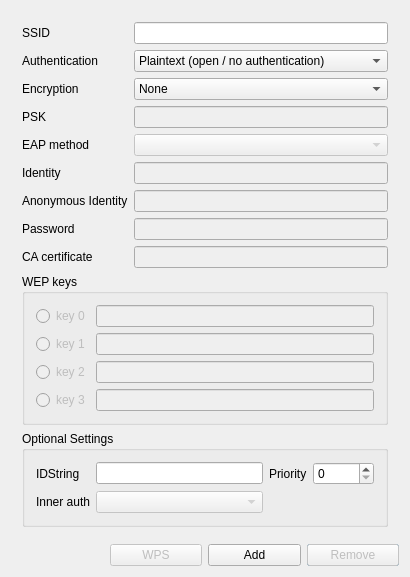
<ui version="4.0" >
 <class>NetworkConfig</class>
 <widget class="QDialog" name="NetworkConfig" >
  <property name="geometry" >
   <rect>
    <x>0</x>
    <y>0</y>
    <width>410</width>
    <height>534</height>
   </rect>
  </property>
  <property name="windowTitle" >
   <string>NetworkConfig</string>
  </property>
  <layout class="QGridLayout" >
   <item row="1" column="3" >
    <widget class="QPushButton" name="cancelButton" >
     <property name="text" >
      <string>Cancel</string>
     </property>
    </widget>
   </item>
   <item row="0" column="0" colspan="4" >
    <widget class="QFrame" name="frame9" >
     <property name="frameShape" >
      <enum>QFrame::NoFrame</enum>
     </property>
     <property name="frameShadow" >
      <enum>QFrame::Plain</enum>
     </property>
     <layout class="QGridLayout" >
      <item row="0" column="0" >
       <widget class="QLabel" name="ssidLabel" >
        <property name="text" >
         <string>SSID</string>
        </property>
       </widget>
      </item>
      <item row="0" column="1" >
       <widget class="QLineEdit" name="ssidEdit" >
        <property name="toolTip" >
         <string>Network name (Service Set IDentifier)</string>
        </property>
        <property name="text" >
         <string/>
        </property>
       </widget>
      </item>
      <item row="1" column="0" >
       <widget class="QLabel" name="authLabel" >
        <property name="text" >
         <string>Authentication</string>
        </property>
       </widget>
      </item>
      <item row="1" column="1" >
       <widget class="QComboBox" name="authSelect" >
        <item>
         <property name="text" >
          <string>Plaintext (open / no authentication)</string>
         </property>
        </item>
        <item>
         <property name="text" >
          <string>Static WEP (no authentication)</string>
         </property>
        </item>
        <item>
         <property name="text" >
          <string>Static WEP (Shared Key authentication)</string>
         </property>
        </item>
        <item>
         <property name="text" >
          <string>IEEE 802.1X</string>
         </property>
        </item>
        <item>
         <property name="text" >
          <string>WPA-Personal (PSK)</string>
         </property>
        </item>
        <item>
         <property name="text" >
          <string>WPA-Enterprise (EAP)</string>
         </property>
        </item>
        <item>
         <property name="text" >
          <string>WPA2-Personal (PSK)</string>
         </property>
        </item>
        <item>
         <property name="text" >
          <string>WPA2-Enterprise (EAP)</string>
         </property>
        </item>
       </widget>
      </item>
      <item row="2" column="0" >
       <widget class="QLabel" name="encrLabel" >
        <property name="text" >
         <string>Encryption</string>
        </property>
       </widget>
      </item>
      <item row="2" column="1" >
       <widget class="QComboBox" name="encrSelect" >
        <item>
         <property name="text" >
          <string>None</string>
         </property>
        </item>
        <item>
         <property name="text" >
          <string>WEP</string>
         </property>
        </item>
        <item>
         <property name="text" >
          <string>TKIP</string>
         </property>
        </item>
        <item>
         <property name="text" >
          <string>CCMP</string>
         </property>
        </item>
       </widget>
      </item>
      <item row="3" column="0" >
       <widget class="QLabel" name="pskLabel" >
        <property name="text" >
         <string>PSK</string>
        </property>
       </widget>
      </item>
      <item row="3" column="1" >
       <widget class="QLineEdit" name="pskEdit" >
        <property name="enabled" >
         <bool>false</bool>
        </property>
        <property name="toolTip" >
         <string>WPA/WPA2 pre-shared key or passphrase</string>
        </property>
        <property name="whatsThis" >
         <string/>
        </property>
        <property name="echoMode" >
         <enum>QLineEdit::Password</enum>
        </property>
       </widget>
      </item>
      <item row="4" column="0" >
       <widget class="QLabel" name="eapLabel" >
        <property name="text" >
         <string>EAP method</string>
        </property>
       </widget>
      </item>
      <item row="4" column="1" >
       <widget class="QComboBox" name="eapSelect" >
        <property name="enabled" >
         <bool>false</bool>
        </property>
       </widget>
      </item>
      <item row="5" column="0" >
       <widget class="QLabel" name="identityLabel" >
        <property name="text" >
         <string>Identity</string>
        </property>
       </widget>
      </item>
      <item row="5" column="1" >
       <widget class="QLineEdit" name="identityEdit" >
        <property name="enabled" >
         <bool>false</bool>
        </property>
        <property name="toolTip" >
         <string>Username/Identity for EAP methods</string>
        </property>
       </widget>
      </item>
      <item row="6" column="0" >
       <widget class="QLabel" name="anonymousIdentityLabel" >
        <property name="text" >
         <string>Anonymous Identity</string>
        </property>
       </widget>
      </item>
      <item row="6" column="1" >
       <widget class="QLineEdit" name="anonymousIdentityEdit" >
        <property name="enabled" >
         <bool>false</bool>
        </property>
        <property name="toolTip" >
         <string>Anonymous Identity for EAP methods</string>
        </property>
       </widget>
      </item>
      <item row="7" column="0" >
       <widget class="QLabel" name="passwordLabel" >
        <property name="text" >
         <string>Password</string>
        </property>
       </widget>
      </item>
      <item row="7" column="1" >
       <widget class="QLineEdit" name="passwordEdit" >
        <property name="enabled" >
         <bool>false</bool>
        </property>
        <property name="toolTip" >
         <string>Password for EAP methods</string>
        </property>
        <property name="echoMode" >
         <enum>QLineEdit::Password</enum>
        </property>
       </widget>
      </item>
      <item row="8" column="0" >
       <widget class="QLabel" name="cacertLabel" >
        <property name="text" >
         <string>CA certificate</string>
        </property>
       </widget>
      </item>
      <item row="8" column="1" >
       <widget class="QLineEdit" name="cacertEdit" >
        <property name="enabled" >
         <bool>false</bool>
        </property>
       </widget>
      </item>
      <item row="9" column="0" colspan="2" >
       <widget class="QGroupBox" name="wepBox" >
        <property name="enabled" >
         <bool>true</bool>
        </property>
        <property name="title" >
         <string>WEP keys</string>
        </property>
        <layout class="QGridLayout" >
         <item row="0" column="0" >
          <widget class="QRadioButton" name="wep0Radio" >
           <property name="enabled" >
            <bool>false</bool>
           </property>
           <property name="text" >
            <string>key 0</string>
           </property>
          </widget>
         </item>
         <item row="1" column="0" >
          <widget class="QRadioButton" name="wep1Radio" >
           <property name="enabled" >
            <bool>false</bool>
           </property>
           <property name="text" >
            <string>key 1</string>
           </property>
          </widget>
         </item>
         <item row="3" column="0" >
          <widget class="QRadioButton" name="wep3Radio" >
           <property name="enabled" >
            <bool>false</bool>
           </property>
           <property name="text" >
            <string>key 3</string>
           </property>
          </widget>
         </item>
         <item row="2" column="0" >
          <widget class="QRadioButton" name="wep2Radio" >
           <property name="enabled" >
            <bool>false</bool>
           </property>
           <property name="text" >
            <string>key 2</string>
           </property>
          </widget>
         </item>
         <item row="0" column="1" >
          <widget class="QLineEdit" name="wep0Edit" >
           <property name="enabled" >
            <bool>false</bool>
           </property>
          </widget>
         </item>
         <item row="1" column="1" >
          <widget class="QLineEdit" name="wep1Edit" >
           <property name="enabled" >
            <bool>false</bool>
           </property>
          </widget>
         </item>
         <item row="2" column="1" >
          <widget class="QLineEdit" name="wep2Edit" >
           <property name="enabled" >
            <bool>false</bool>
           </property>
          </widget>
         </item>
         <item row="3" column="1" >
          <widget class="QLineEdit" name="wep3Edit" >
           <property name="enabled" >
            <bool>false</bool>
           </property>
          </widget>
         </item>
        </layout>
       </widget>
      </item>
      <item row="10" column="0" colspan="2" >
       <widget class="QGroupBox" name="optionalSettingsBox" >
        <property name="enabled" >
         <bool>true</bool>
        </property>
        <property name="title" >
         <string>Optional Settings</string>
        </property>
        <layout class="QGridLayout" >
         <item row="0" column="1" >
          <widget class="QLineEdit" name="idstrEdit" >
           <property name="toolTip" >
            <string>Network Identification String</string>
           </property>
          </widget>
         </item>
         <item row="0" column="3" >
          <widget class="QSpinBox" name="prioritySpinBox" >
           <property name="toolTip" >
            <string>Network Priority</string>
           </property>
           <property name="maximum" >
            <number>10000</number>
           </property>
           <property name="singleStep" >
            <number>10</number>
           </property>
          </widget>
         </item>
         <item row="0" column="0" >
          <widget class="QLabel" name="idstrLabel" >
           <property name="text" >
            <string>IDString</string>
           </property>
          </widget>
         </item>
         <item row="0" column="2" >
          <widget class="QLabel" name="priorityLabel" >
           <property name="text" >
            <string>Priority</string>
           </property>
          </widget>
         </item>
         <item row="1" column="0" >
          <widget class="QLabel" name="phase2Label" >
           <property name="text" >
            <string>Inner auth</string>
           </property>
          </widget>
         </item>
         <item row="1" column="1" >
          <widget class="QComboBox" name="phase2Select" >
           <property name="enabled" >
            <bool>false</bool>
           </property>
          </widget>
         </item>
        </layout>
       </widget>
      </item>
     </layout>
    </widget>
   </item>
   <item row="1" column="2" >
    <widget class="QPushButton" name="addButton" >
     <property name="text" >
      <string>Add</string>
     </property>
    </widget>
   </item>
   <item row="1" column="3" >
    <widget class="QPushButton" name="removeButton" >
     <property name="enabled" >
      <bool>false</bool>
     </property>
     <property name="text" >
      <string>Remove</string>
     </property>
    </widget>
   </item>
   <item row="1" column="0" >
    <spacer>
     <property name="orientation" >
      <enum>Qt::Vertical</enum>
     </property>
     <property name="sizeHint" >
      <size>
       <width>20</width>
       <height>40</height>
      </size>
     </property>
    </spacer>
   </item>
   <item row="1" column="1" >
    <widget class="QPushButton" name="useWpsButton" >
     <property name="enabled" >
      <bool>false</bool>
     </property>
     <property name="text" >
      <string>WPS</string>
     </property>
    </widget>
   </item>
  </layout>
 </widget>
 <layoutdefault spacing="6" margin="11" />
 <pixmapfunction></pixmapfunction>
 <tabstops>
  <tabstop>ssidEdit</tabstop>
  <tabstop>authSelect</tabstop>
  <tabstop>encrSelect</tabstop>
  <tabstop>pskEdit</tabstop>
  <tabstop>eapSelect</tabstop>
  <tabstop>identityEdit</tabstop>
  <tabstop>anonymousIdentityEdit</tabstop>
  <tabstop>passwordEdit</tabstop>
  <tabstop>cacertEdit</tabstop>
  <tabstop>wep0Radio</tabstop>
  <tabstop>wep0Edit</tabstop>
  <tabstop>wep1Radio</tabstop>
  <tabstop>wep1Edit</tabstop>
  <tabstop>wep2Radio</tabstop>
  <tabstop>wep2Edit</tabstop>
  <tabstop>wep3Radio</tabstop>
  <tabstop>wep3Edit</tabstop>
  <tabstop>idstrEdit</tabstop>
  <tabstop>prioritySpinBox</tabstop>
  <tabstop>phase2Select</tabstop>
  <tabstop>addButton</tabstop>
  <tabstop>removeButton</tabstop>
  <tabstop>cancelButton</tabstop>
 </tabstops>
 <includes>
  <include location="global" >qtreewidget.h</include>
 </includes>
 <resources/>
 <connections/>
</ui>
